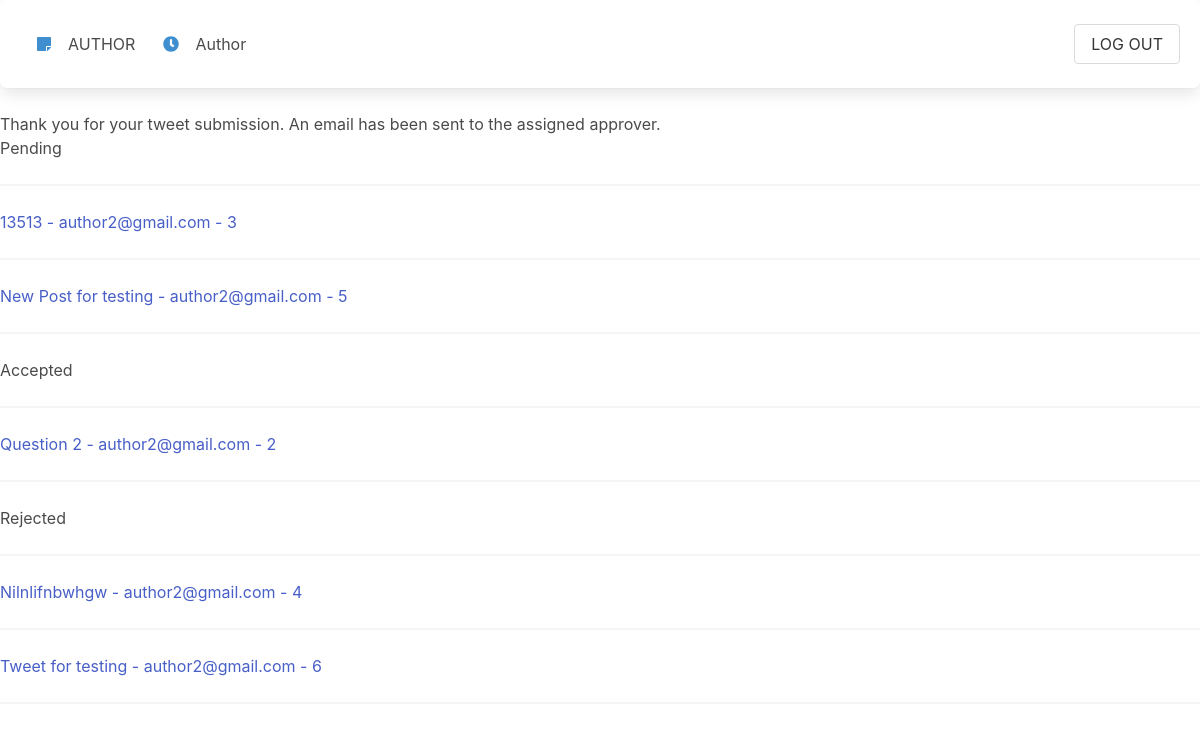
The page /profiles/author/thankyou (signed in) on the database its author committed.
### profiles/models.py (models this page shows, shortened)
class MyUser(AbstractBaseUser):
    email = models.EmailField(
        verbose_name='email address',
        max_length=255,
        unique=True,
    )
    USER_TYPE_CHOICES = (
        ('AUTHOR', 'author'),
        ('EDITOR', 'editor'),
        ('PUBLISHER', 'publisher'),
        ('SUPERVISOR', 'supervisor'),
        ('ADMIN', 'admin'),
    )
    user_type = models.CharField(choices=USER_TYPE_CHOICES,max_length=64, default='student')
    favorite_color = models.CharField(max_length=50)
    bio = models.TextField(null=True)
    is_active = models.BooleanField(default=True)
    is_admin = models.BooleanField(default=False)
    objects = MyUserManager()
    USERNAME_FIELD = 'email'
    REQUIRED_FIELDS = ['favorite_color']
    def __str__(self):
        return self.email

class Tweet(models.Model):
    author = models.ForeignKey(MyUser,on_delete=models.CASCADE)
    text = models.CharField(max_length=140)
    created_at = models.DateTimeField(auto_now_add=True)
    published_at = models.DateTimeField(null=True)
    STATE_CHOICES = (
        ('pending','pending'),
        ('published', 'published'),
        ('rejected','rejected'),
    )
    state = models.CharField(max_length=15, choices=STATE_CHOICES)
    class Meta:
        permissions = (
            ("can_approve_or_reject_tweet","Can approve or reject tweets"),
        )

### profiles/views.py (the view)
# urls.py: path('author/thankyou',views.thank_you,name="thank-you"),
@user_passes_test(is_author)
def thank_you(request):
    tweets_in_queue = Tweet.objects.filter(state='pending').filter(author=request.user)
    tweets_accepted = Tweet.objects.filter(state='published').filter(author=request.user)
    tweets_rejected = Tweet.objects.filter(state='rejected').filter(author=request.user)
    return render(request, 'author/thank_you.html',{'tweets_in_queue': tweets_in_queue ,
                    'tweets_accepted':tweets_accepted,'tweets_rejected':tweets_rejected})

### profiles/views.py (called while the page is built)
def is_author(user):
    if user.user_type=="AUTHOR":
        return True
    return False

### templates/author/thank_you.html (shortened to what this page needs)
{% extends '_base.html' %}
{% load static %}
{% block content %}
<div class="box">
    <nav class="level">
        <div class="level-left">
            <div class="level-item">
                <span class="icon has-text-info is-large">
                    <i class="fas fa-sticky-note"></i>
                </span>
                {{user.user_type}}
            </div>
            <div class="level-item">
                <span class="icon has-text-info is-large">
                    <i class="fas fa-clock"></i>
                </span>
                Author
            </div>
        </div>
        <div class="level-right">
            <div class="level-item">
            <a href="{% url 'logout' %}"><div class = "button ">LOG OUT</div></a>
        </div>
    </nav>
</div>
        Thank you for your tweet submission. An email has been sent
        to the assigned approver.
        <h1>Pending </h1>
        <hr>
        {% for x in tweets_in_queue %}
            <p>
            <a href="thankyou/{{x.id}}" >
            {{x.text}} - {{x.author}} - {{x.id}}
            </a>
            </p>
            <hr>
        {% endfor %}
        <h1>Accepted </h1>
        <hr>
        {% for x in tweets_accepted %}
            <p>
            <a href="thankyou/{{x.id}}" >
            {{x.text}} - {{x.author}} - {{x.id}}
            </a>
            </p>
            <hr>
        {% endfor %}
        <h1>Rejected </h1>
        <hr>
        {% for x in tweets_rejected %}
            <p>
            <a href="thankyou/{{x.id}}" >
            {{x.text}} - {{x.author}} - {{x.id}}
            </a>
            </p>
            <hr>
        {% endfor %}
{% endblock %}

### templates/_base.html (shortened to what this page needs)
{% load static %}
<!DOCTYPE html>
<html lang="en">
<head>
    <link rel="stylesheet" href="{% static 'css/bulma.css' %}">
    <link rel="stylesheet" href="https://cdn.jsdelivr.net/npm/bulma@0.8.2/css/bulma.min.css">
</head>
<body onload="myFunction()">
    {% block content %}
    {% endblock %}
</body>
</html>

### rows shown on the page
MyUser: user_type "AUTHOR"
Tweet: text "13513", author "author2@gmail.com", id "3"
Tweet: text "New Post for testing", author "author2@gmail.com", id "5"
Tweet: text "Question 2", author "author2@gmail.com", id "2"
Tweet: text "Nilnlifnbwhgw", author "author2@gmail.com", id "4"
Tweet: text "Tweet for testing", author "author2@gmail.com", id "6"
